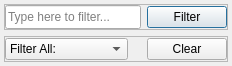
<?xml version="1.0" encoding="UTF-8"?>
<ui version="4.0">
 <class>Filter</class>
 <widget class="QDialog" name="Filter">
  <property name="geometry">
   <rect>
    <x>0</x>
    <y>0</y>
    <width>215</width>
    <height>66</height>
   </rect>
  </property>
  <property name="locale">
   <locale language="English" country="UnitedStates"/>
  </property>
  <layout class="QVBoxLayout" name="verticalLayout">
   <property name="margin">
    <number>4</number>
   </property>
   <item>
    <widget class="QFrame" name="filter_frm1">
     <property name="frameShape">
      <enum>QFrame::StyledPanel</enum>
     </property>
     <property name="frameShadow">
      <enum>QFrame::Raised</enum>
     </property>
     <layout class="QHBoxLayout" name="horizontalLayout_4">
      <property name="margin">
       <number>0</number>
      </property>
      <item>
       <widget class="QLineEdit" name="filter_txt">
        <property name="sizePolicy">
         <sizepolicy hsizetype="Expanding" vsizetype="Preferred">
          <horstretch>0</horstretch>
          <verstretch>0</verstretch>
         </sizepolicy>
        </property>
        <property name="toolTip">
         <string>Type the keywords to filter the visible items</string>
        </property>
        <property name="text">
         <string/>
        </property>
        <property name="placeholderText">
         <string>Type here to filter...</string>
        </property>
       </widget>
      </item>
      <item>
       <widget class="QPushButton" name="filter_btn">
        <property name="sizePolicy">
         <sizepolicy hsizetype="Fixed" vsizetype="Fixed">
          <horstretch>0</horstretch>
          <verstretch>0</verstretch>
         </sizepolicy>
        </property>
        <property name="toolTip">
         <string>Set filter</string>
        </property>
        <property name="text">
         <string>Filter</string>
        </property>
        <property name="icon">
         <iconset resource="images.qrc">
          <normaloff>:/filter.png</normaloff>:/filter.png</iconset>
        </property>
       </widget>
      </item>
     </layout>
    </widget>
   </item>
   <item>
    <widget class="QFrame" name="filter_frm2">
     <property name="frameShape">
      <enum>QFrame::StyledPanel</enum>
     </property>
     <property name="frameShadow">
      <enum>QFrame::Raised</enum>
     </property>
     <layout class="QHBoxLayout" name="horizontalLayout">
      <property name="margin">
       <number>0</number>
      </property>
      <item>
       <widget class="QComboBox" name="filter_box">
        <property name="toolTip">
         <string>Select where to search for the keywords</string>
        </property>
        <property name="currentIndex">
         <number>0</number>
        </property>
        <item>
         <property name="text">
          <string>Filter All:</string>
         </property>
        </item>
        <item>
         <property name="text">
          <string>Filter Highlights:</string>
         </property>
        </item>
        <item>
         <property name="text">
          <string>Filter Comments:</string>
         </property>
        </item>
        <item>
         <property name="text">
          <string>Filter Book Titles:</string>
         </property>
        </item>
       </widget>
      </item>
      <item>
       <widget class="QLabel" name="filtered_lbl">
        <property name="text">
         <string/>
        </property>
       </widget>
      </item>
      <item>
       <spacer name="horizontalSpacer">
        <property name="orientation">
         <enum>Qt::Horizontal</enum>
        </property>
        <property name="sizeHint" stdset="0">
         <size>
          <width>40</width>
          <height>20</height>
         </size>
        </property>
       </spacer>
      </item>
      <item>
       <widget class="QPushButton" name="clear_filter_btn">
        <property name="sizePolicy">
         <sizepolicy hsizetype="Fixed" vsizetype="Fixed">
          <horstretch>0</horstretch>
          <verstretch>0</verstretch>
         </sizepolicy>
        </property>
        <property name="toolTip">
         <string>Clear the filter field</string>
        </property>
        <property name="statusTip">
         <string>Clears the filter field</string>
        </property>
        <property name="text">
         <string>Clear</string>
        </property>
        <property name="icon">
         <iconset resource="images.qrc">
          <normaloff>:/trash.png</normaloff>:/trash.png</iconset>
        </property>
       </widget>
      </item>
     </layout>
    </widget>
   </item>
  </layout>
 </widget>
 <resources>
 <include location="images.qrc"/>
 </resources>
 <connections/>
</ui>
